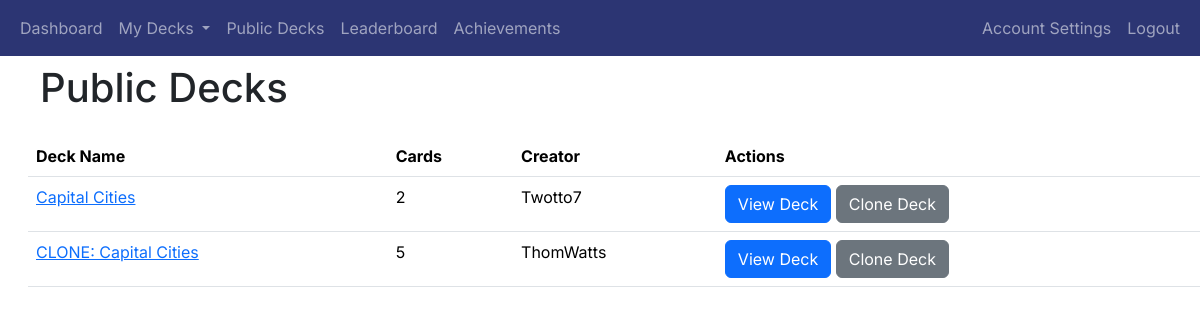
Screenshot of /public_decks (signed in) with the database file from the repository.
### app/decks/models.py (models this page shows, shortened)
class Deck(db.Model):
    deck_id = db.Column(db.Integer, primary_key=True)
    name = db.Column(db.String(100), nullable=False)
    user_id = db.Column(db.Integer, db.ForeignKey('user.user_id'), nullable=False)
    created_at = db.Column(db.DateTime, nullable=False, default=datetime.utcnow)
    shared = db.Column(db.Boolean, default=False)
    review_start_date = db.Column(db.DateTime, nullable=True)
    cards = db.relationship('Card', backref='deck', cascade='all, delete-orphan', lazy=True)

### app/auth/models.py (models this page shows, shortened)
class User(db.Model, UserMixin):
    user_id = db.Column(db.Integer, primary_key=True)
    username = db.Column(db.String(80), unique=True, nullable=False)
    email = db.Column(db.String(120), unique=True, nullable=False)
    password_hash = db.Column(db.String(128), nullable=False)
    points = db.Column(db.Integer, default=0)  # Add points column
    achievements = db.relationship('UserAchievement', back_populates='user', cascade='all, delete-orphan')
    login_events = db.relationship('LoginEvent', backref='user', cascade='all, delete-orphan', lazy=True)
    decks = db.relationship('Deck', backref='user', cascade='all, delete-orphan', lazy=True)

### app/decks/routes.py (the view)
@decks_blueprint.route('/public_decks')
@login_required
def public_decks():
    shared_decks = Deck.query.filter_by(shared=True).all()
    deck_data = []
    for deck in shared_decks:
        card_count = Card.query.filter_by(deck_id=deck.deck_id).count()
        creator = User.query.get(deck.user_id).username  # Fetch the username of the deck creator
        deck_data.append({
            'deck_id': deck.deck_id,
            'name': deck.name,
            'cards': card_count,
            'creator': creator  # Add the creator's username to the deck data
        })
    return render_template('public_decks.html', decks=deck_data)

### app/__init__.py (called while the page is built)
@login_manager.user_loader
def load_user(user_id):
    return User.query.get(int(user_id))

### app/decks/templates/public_decks.html (shortened to what this page needs)
{% extends "base.html" %}
{% block heading %}Public Decks{% endblock %}
{% block content %}
<table class="table">
    <thead>
        <tr>
            <th>Deck Name</th>
            <th>Cards</th>
            <th>Creator</th>
            <th>Actions</th>
        </tr>
    </thead>
    <tbody>
        {% for deck in decks %}
        <tr>
            <td><a href="{{ url_for('decks.view_deck', deck_id=deck['deck_id']) }}">{{ deck['name'] }}</a></td>
            <td>{{ deck['cards'] }}</td>
            <td>{{ deck['creator'] }}</td>
            <td>
                <a href="{{ url_for('decks.view_deck', deck_id=deck['deck_id']) }}" class="btn btn-primary">View Deck</a>
                <a href="{{ url_for('decks.clone_deck', deck_id=deck['deck_id']) }}" class="btn btn-secondary">Clone Deck</a>
            </td>
        </tr>
        {% endfor %}
    </tbody>
</table>
{% endblock %}

### app/templates/base.html (style rules this page uses)
body { font-family: 'Inter', sans-serif; }
h1, h2, h3, h4, h5, h6, p, a { font-family: 'Inter', sans-serif; }

### rows the page displays
Deck: name "Capital Cities"
User: creator "Twotto7"
Deck: name "CLONE: Capital Cities"
User: creator "ThomWatts"

### other values shown
{{ deck['cards'] }} "2" "5"
